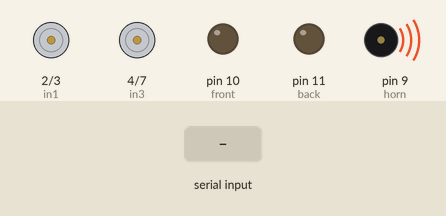
Simulated run of this sketch. Board: Arduino Uno, built with avr-gcc and run on an emulated ATmega328P. Parts: motor-driver pin pairs drawn as motors (green arrow = first pin HIGH = forward, orange = second pin HIGH = backward, longer = more drive, scaled by the enable pin), output pins drawn as LEDs (lit = HIGH), buzzer (waves = sounding, pin HIGH). The inputs (shaded band) are chosen by the test bench. What the sketch prints to the serial monitor is not drawn.

Above: at 1.2 s.
1.3 s: "F" received over Serial
2.8 s: "B" received over Serial
4.3 s: "L" received over Serial
5.8 s: "R" received over Serial
7.3 s: "v" received over Serial
At 8.2 s:
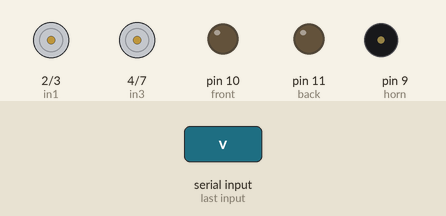
8.8 s: "S" received over Serial
Timing chart, 0 to 11.3 s (numbered marks = the images above; inputs shaded):
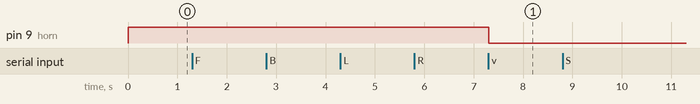

The sketch:

bluetooth.ino
```cpp
// (licence header left out)
#include <SoftwareSerial.h>

SoftwareSerial BTSerial(0, 1);   // RX | TX
#define ENA 5
#define ENB 6
#define in1 2
#define in2 3
#define in3 4
#define in4 7
#define rec 8
#define horn 9
#define front 10
#define back 11

void setup()
{

  pinMode(front , OUTPUT);
  pinMode(back , OUTPUT);
  pinMode(horn , OUTPUT);
  pinMode(in1,OUTPUT);
  pinMode(in2,OUTPUT);
  pinMode(in3,OUTPUT);
  pinMode(in4,OUTPUT);
  pinMode(ENA,OUTPUT);
  pinMode(ENB,OUTPUT);
  pinMode(9, OUTPUT);

  /* this pin will pull the HC-05 pin 34 (KEY pin) HIGH to switch module to AT mode */

  digitalWrite(9, HIGH);
  Serial.begin(9600);
  Serial.println("Enter AT commands:");
  BTSerial.begin(38400);  // HC-05 default speed in AT
                          // command mode
}
 char y;

void loop()
{
  if (Serial.available()){
     y = Serial.read();
     switch(y){
      case 'F':
        digitalWrite(in2 , HIGH);
        digitalWrite(in1 , LOW);
        digitalWrite(in4 , HIGH);
        digitalWrite(in3 , LOW);
        break;
      case 'B':
        digitalWrite(in1 , HIGH);
        digitalWrite(in2 , LOW);
        digitalWrite(in3 , HIGH);
        digitalWrite(in4 , LOW);
        break;
      case 'S':
        digitalWrite(in1 , LOW);
        digitalWrite(in2 , LOW);
        digitalWrite(in4 , LOW);
        digitalWrite(in3 , LOW);
        break;
      case 'L':
        digitalWrite(in1 , LOW);
        digitalWrite(in2 , HIGH);
        digitalWrite(in4 , LOW);
        digitalWrite(in3 , LOW);
        break;
      case 'R':
        digitalWrite(in1 , LOW);
        digitalWrite(in2 , LOW);
        digitalWrite(in3 , LOW);
        digitalWrite(in4 , HIGH);
        break;
      case 'V':
        digitalWrite(horn , HIGH);
        break;
      case 'v':
        digitalWrite(horn , LOW);
        break;
      case 'W':
        digitalWrite(front , HIGH);
        break;
      case 'w':
        digitalWrite(front , LOW);
        break;
      case 'U':
        digitalWrite(back , HIGH);
        break;
      case 'u':
        digitalWrite(back , LOW);
        break;
        defult: break;
     }

     Serial.write(y);
}
}
```

Measured:
- after the input at 7.3 s, pin 9 (horn): HIGH → LOW at once
